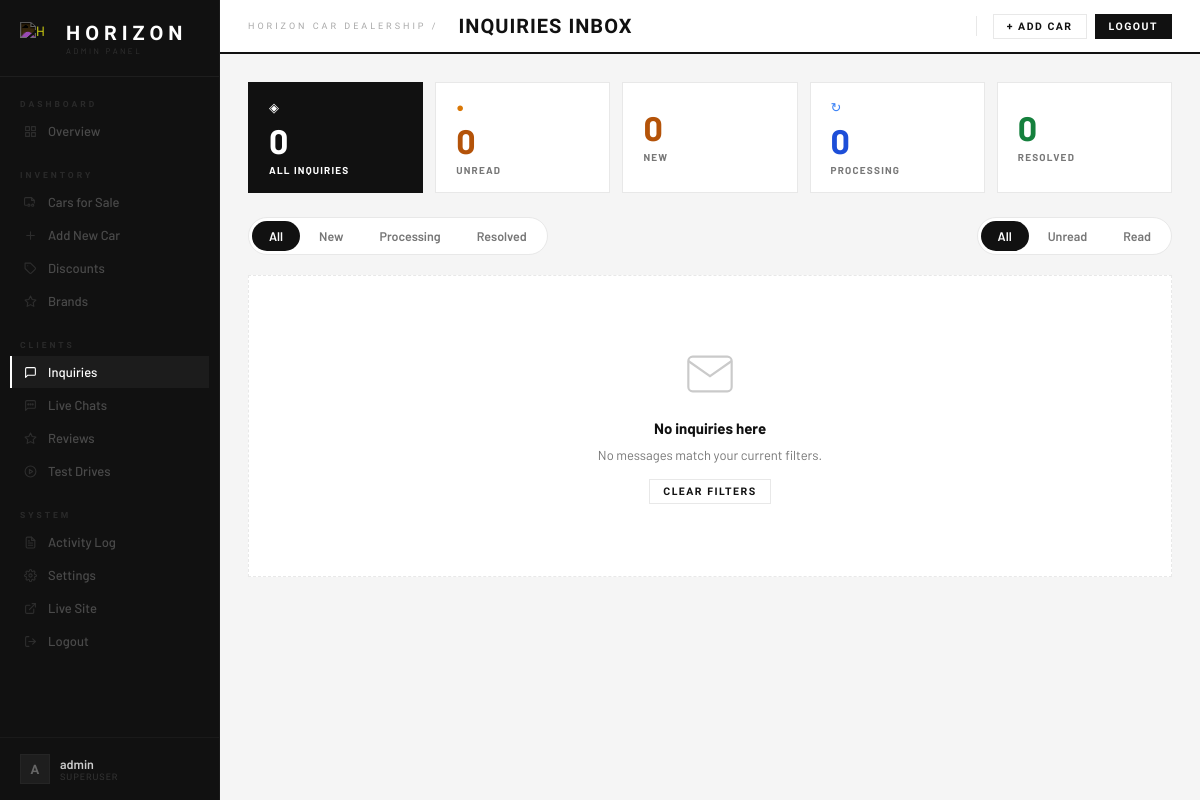
Before: /admin-panel/inquiries/ (signed in) with the older database file.
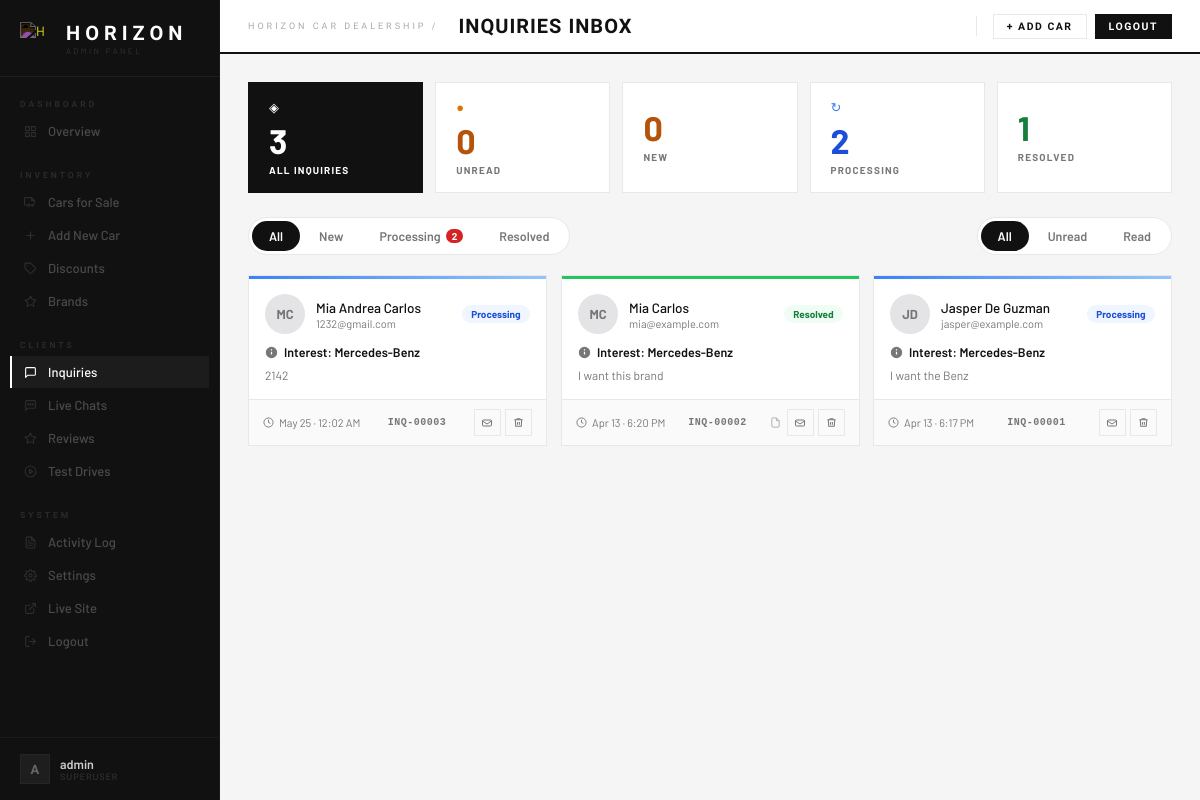
After: the same page with the newer database file.
### horizon/models.py (models this page shows, shortened)
class Inquiry(models.Model):
    STATUS_CHOICES = [
        ('new',        'New'),
        ('processing', 'Processing'),
        ('resolved',   'Resolved'),
    ]
    first_name       = models.CharField(max_length=50)
    last_name        = models.CharField(max_length=50)
    email            = models.EmailField()
    phone            = models.CharField(max_length=20, blank=True)
    vehicle_interest = models.CharField(max_length=50, blank=True)
    car              = models.ForeignKey('Car', null=True, blank=True, on_delete=models.SET_NULL, related_name='inquiries')
    message          = models.TextField()
    status           = models.CharField(max_length=20, choices=STATUS_CHOICES, default='new')
    admin_notes      = models.TextField(blank=True)
    created_at       = models.DateTimeField(auto_now_add=True)
    is_read          = models.BooleanField(default=False)
    reply_token = models.CharField(max_length=64, blank=True, unique=True, null=True)
    @property
    def full_name(self):
        return f"{self.first_name} {self.last_name}"
    @property
    def inquiry_number(self):
        return f"INQ-{self.pk:05d}"

### horizon/views.py (the view)
# urls.py: path('admin-panel/inquiries/',                         views.admin_inquiries,           name='admin_inquiries'),
@login_required
def admin_inquiries(request):
    status_filter = request.GET.get('status', 'all')
    read_filter   = request.GET.get('read', 'all')
    inquiries     = Inquiry.objects.select_related('car').all().order_by('-is_read', '-created_at')
    if status_filter != 'all':
        inquiries = inquiries.filter(status=status_filter)
    if read_filter == 'unread':
        inquiries = inquiries.filter(is_read=False)
    elif read_filter == 'read':
        inquiries = inquiries.filter(is_read=True)
    counts = {
        'new':        Inquiry.objects.filter(status='new').count(),
        'processing': Inquiry.objects.filter(status='processing').count(),
        'resolved':   Inquiry.objects.filter(status='resolved').count(),
        'unread':     Inquiry.objects.filter(is_read=False).count(),
        'total':      Inquiry.objects.count(),
    }
    return render(request, 'horizon/admin_inquiries.html', {
        'inquiries': inquiries,
        'status_filter': status_filter,
        'read_filter': read_filter,
        'counts': counts,
        'cars': Car.objects.all().order_by('brand', 'model'),
    })

### horizon/context_processors.py (called while the page is built)
def dealership_settings(request):
    return {'dealership_settings': DealershipSettings.get()}

def pending_test_drives(request):
    try:
        count = TestDriveRequest.objects.filter(is_read=False).count()
    except Exception:
        count = 0
    return {'sb_pending_test_drives': count}

### horizon/models.py (called while the page is built)
    @classmethod
    def get(cls):
        obj, _ = cls.objects.get_or_create(pk=1)
        return obj

### horizon/templates/horizon/admin_inquiries.html (shortened to what the changed rows need)
{% extends 'horizon/admin_base.html' %}
{% block admin_content %}
<div class="ib-kpi-row">
  <a href="?status=all&read=all" class="ib-kpi {% if status_filter == 'all' and read_filter == 'all' %}ib-kpi-active{% endif %}">
    <span class="ib-kpi-icon">◈</span>
    <span class="ib-kpi-num">{{ counts.total }}</span>
    <span class="ib-kpi-lbl">All Inquiries</span>
  </a>
  <a href="?status=processing&read=all" class="ib-kpi ib-kpi-blue {% if status_filter == 'processing' and read_filter == 'all' %}ib-kpi-active{% endif %}">
    <span class="ib-kpi-icon">↻</span>
    <span class="ib-kpi-num">{{ counts.processing }}</span>
    <span class="ib-kpi-lbl">Processing</span>
  </a>
  <a href="?status=resolved&read=all" class="ib-kpi ib-kpi-green {% if status_filter == 'resolved' and read_filter == 'all' %}ib-kpi-active{% endif %}">
    <span class="ib-kpi-num">{{ counts.resolved }}</span>
    <span class="ib-kpi-lbl">Resolved</span>
  </a>
</div>
<div class="ib-toolbar">
  <div class="ib-filter-tabs">
    <a href="?status=processing&read={{ read_filter }}" class="ib-ftab {% if status_filter == 'processing' %}on{% endif %}">Processing{% if counts.processing %} <em>{{ counts.processing }}</em>{% endif %}</a>
  </div>
</div>
{% if inquiries %}
<div class="ib-grid">
  {% for inq in inquiries %}
  <a class="ib-card {% if not inq.is_read %}ib-card-unread{% endif %} ib-card-{{ inq.status }}"
     href="{% url 'admin_inquiry_detail' inq.pk %}">
    <div class="ib-card-accent ib-accent-{{ inq.status }}"></div>
    <div class="ib-card-header">
      <div class="ib-card-avatar {% if not inq.is_read %}ib-avatar-unread{% endif %}">
        {{ inq.first_name|first|upper }}{{ inq.last_name|first|upper }}
      </div>
      <div class="ib-card-who">
        <span class="ib-card-name {% if not inq.is_read %}ib-bold{% endif %}">{{ inq.full_name }}</span>
        <span class="ib-card-email">{{ inq.email }}</span>
      </div>
      <div class="ib-card-badges">
        <span class="ib-pill ib-pill-{{ inq.status }}">{{ inq.get_status_display }}</span>
      </div>
    </div>
    <div class="ib-card-subject {% if not inq.is_read %}ib-bold{% endif %}">
      {% if inq.car %}
        <svg class="ib-subj-icon" viewBox="0 0 16 16" fill="currentColor"><path d="M3 11V9.5l1-3h8l1 3V11h-1v1H11v-1H5v1H4v-1H3zm1.5-4.5L3.6 9h8.8l-.9-2.5H4.5zm-.5 3a.5.5 0 110 1 .5.5 0 010-1zm8 0a.5.5 0 110 1 .5.5 0 010-1z"/></svg>
        Re: {{ inq.car }}
      {% elif inq.vehicle_interest %}
        <svg class="ib-subj-icon" viewBox="0 0 16 16" fill="currentColor"><path d="M8 1a7 7 0 100 14A7 7 0 008 1zm.75 9.5h-1.5V7h1.5v3.5zm0-5h-1.5V4h1.5v1.5z"/></svg>
        Interest: {{ inq.vehicle_interest }}
      {% else %}
        <svg class="ib-subj-icon" viewBox="0 0 16 16" fill="currentColor"><path d="M2 2h12a1 1 0 011 1v8a1 1 0 01-1 1H9l-3 2v-2H2a1 1 0 01-1-1V3a1 1 0 011-1z"/></svg>
        General Inquiry
      {% endif %}
    </div>
    <p class="ib-card-preview">{{ inq.message|truncatechars:110 }}</p>
    <div class="ib-card-footer">
      <span class="ib-card-date">
        <svg width="11" height="11" viewBox="0 0 24 24" fill="none" stroke="currentColor" stroke-width="2"><circle cx="12" cy="12" r="10"/><polyline points="12 6 12 12 16 14"/></svg>
        {{ inq.created_at|date:"M d" }} · {{ inq.created_at|time:"g:i A" }}
      </span>
      <span style="font-size:10px;font-weight:700;color:var(--muted);letter-spacing:.5px;font-family:monospace;">{{ inq.inquiry_number }}</span>
      <div class="ib-card-actions" onclick="event.preventDefault(); event.stopPropagation();">
        {% if inq.admin_notes %}
        <span class="ib-has-notes" title="Has notes">
          <svg width="11" height="11" viewBox="0 0 24 24" fill="none" stroke="currentColor" stroke-width="2"><path d="M14 2H6a2 2 0 00-2 2v16a2 2 0 002 2h12a2 2 0 002-2V8z"/><polyline points="14 2 14 8 20 8"/></svg>
        </span>
        {% endif %}
        <form method="post" action="{% url 'admin_inquiry_toggle_read' inq.pk %}">
          <button class="ib-act-btn" title="{% if inq.is_read %}Mark unread{% else %}Mark read{% endif %}">
            {% if inq.is_read %}
            <svg width="12" height="12" viewBox="0 0 24 24" fill="none" stroke="currentColor" stroke-width="2"><path d="M3 8l9 6 9-6"/><rect x="3" y="6" width="18" height="12" rx="2"/></svg>
            {% else %}
            <svg width="12" height="12" viewBox="0 0 24 24" fill="currentColor"><path d="M3 6a2 2 0 012-2h14a2 2 0 012 2v12a2 2 0 01-2 2H5a2 2 0 01-2-2V6zm2 0l7 5 7-5H5z"/></svg>
            {% endif %}
          </button>
        </form>
        <form method="post" action="{% url 'admin_inquiry_delete' inq.pk %}" onsubmit="return confirm('Delete inquiry from {{ inq.full_name|escapejs }}?')">
          <button class="ib-act-btn ib-act-del" title="Delete">
            <svg width="11" height="11" viewBox="0 0 24 24" fill="none" stroke="currentColor" stroke-width="2.2"><polyline points="3 6 5 6 21 6"/><path d="M19 6l-1 14H6L5 6"/><path d="M10 11v6M14 11v6"/><path d="M9 6V4h6v2"/></svg>
          </button>
        </form>
      </div>
    </div>
  </a>
  {% endfor %}
</div>
{% else %}
<div class="ib-empty">
  <div class="ib-empty-illus">
    <svg width="52" height="52" viewBox="0 0 24 24" fill="none" stroke="currentColor" stroke-width="1" opacity="0.22"><path d="M4 4h16c1.1 0 2 .9 2 2v12c0 1.1-.9 2-2 2H4c-1.1 0-2-.9-2-2V6c0-1.1.9-2 2-2z"/><polyline points="22,6 12,13 2,6"/></svg>
  </div>
  <p class="ib-empty-title">No inquiries here</p>
  <p class="ib-empty-sub">No messages match your current filters.</p>
  <a href="?status=all&read=all" class="btn btn-outline btn-sm" style="margin-top:6px;">Clear filters</a>
</div>
{% endif %}
{% endblock %}

Changed rows visible on the page:
added Inquiry: first_name|first "M", last_name|first "C", full_name "Mia Andrea Carlos", email "1232@gmail.com", status "Processing", vehicle_interest "Mercedes-Benz", message "2142", created_at "May 25", created_at "12:02 AM", inquiry_number "INQ-00003", is_read True (drawn)
added Inquiry: first_name|first "M", last_name|first "C", full_name "Mia Carlos", email "mia@example.com", status "Resolved", vehicle_interest "Mercedes-Benz", message "I want this brand", created_at "Apr 13", created_at "6:20 PM", inquiry_number "INQ-00002", is_read True (drawn)
added Inquiry: first_name|first "J", last_name|first "D", full_name "Jasper De Guzman", email "jasper@example.com", status "Processing", vehicle_interest "Mercedes-Benz", message "I want the Benz", created_at "Apr 13", created_at "6:17 PM", inquiry_number "INQ-00001", is_read True (drawn)
Other visible differences:
{{ counts.total }}: "0" → "3"
{{ counts.processing }}: "0" → "2"
{{ counts.resolved }}: "0" → "1"
{{ counts.processing }}: (not shown) → "2"
text no longer shown: "No inquiries here No messages match your current filters. CLEAR FILTERS"
